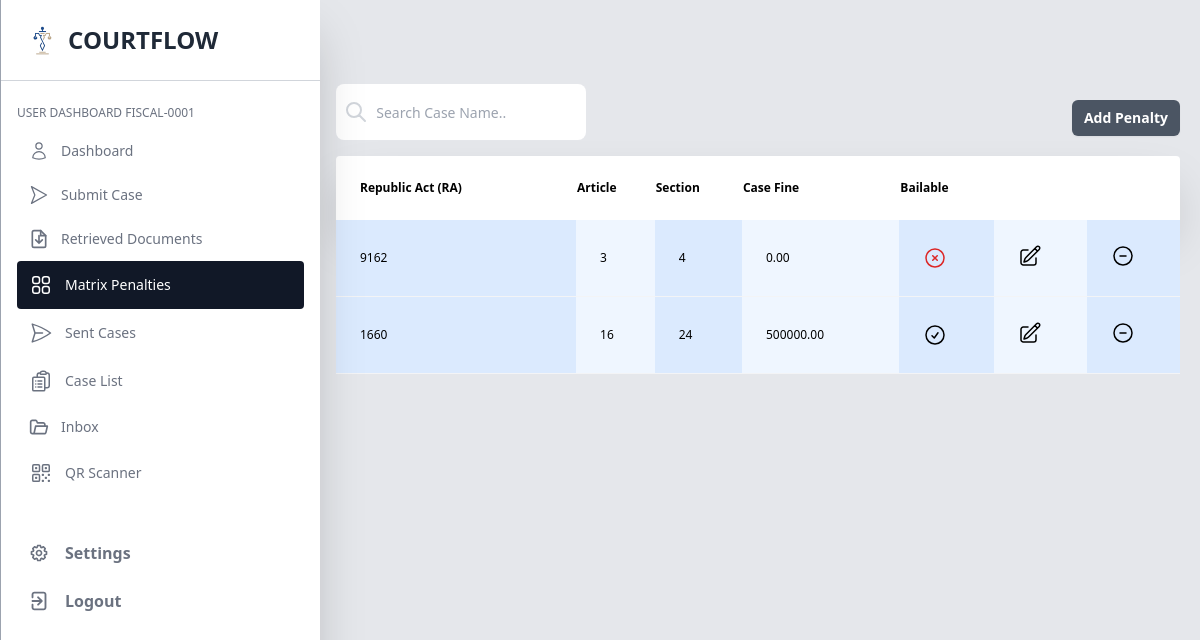
/src/pages/user/userMatrixPenalties.php (signed in), run on the app's committed database.
### tables this page shows
CREATE TABLE `penalties` (
  `id` int(10) NOT NULL,
  `EmployeeId` varchar(50) NOT NULL,
  `RepublicAct` varchar(200) NOT NULL,
  `Article` varchar(30) NOT NULL,
  `Section` varchar(30) NOT NULL,
  `CaseFine` decimal(10,2) NOT NULL,
  `Bailable` tinyint(1) NOT NULL
);

### src/pages/user/userMatrixPenalties.php (the view, shortened to what this page needs)
<?php
include('../../connection/config.php');
$loggedInEmployeeId = $_SESSION['employeeId'] ?? '';
$penaltiesSql = "SELECT * FROM penalties WHERE EmployeeId='$loggedInEmployeeId'";
$penaltiesResult = $conn->query($penaltiesSql);
$loggedInRole = $_SESSION['role'] ?? '';
$stmt = $conn->prepare("SELECT * FROM roles WHERE Role=?");
$stmt->bind_param("s", $loggedInRole);
$stmt->execute();
$result = $stmt->get_result();
$row = $result->fetch_assoc();
$SubmitCase = $row['SubmitCase'];
$RetrievedDocuments = $row['RetrievedDocuments'];
$MatrixPenalties = $row['MatrixPenalties'];
$SentCases = $row['SentCases'];
$Inbox = $row['Inbox'];
$CaseList = $row['CaseList'];
$QRScanner = $row['QRScanner'];
?>
<!DOCTYPE html>
<html lang="en">
<head>
    <link href="../../../dist/output.css" rel="stylesheet" />
    <script src="https://cdn.tailwindcss.com"></script>
</head>
<body class="bg-gray-200">
    <div class="hidden lg:block navbar-menu relative z-50">
        <nav class="fixed top-0 left-0 bottom-0 flex flex-col w-3/4 lg:w-80 sm:max-w-xs pt-6 pb-8 bg-white overflow-y-auto border-l border-gray-400 shadow-2xl">
            <div class="flex w-full items-center px-6 pb-6 mb-6 lg:border-b border-gray-300">
                <a class="text-xl text-white font-semibold" href="#">
                    <img class="h-8" src="../../images/CFLogo.png" alt="" width="auto">
                </a>
                <span class="text-2xl text-gray-800 ml-2 inline-block uppercase font-bold">CourtFlow</span>
            </div>
            <div class="px-4 pb-6">
                <?php if (!empty($loggedInRole)) : ?>
                    <h3 class="mb-2 text-xs uppercase text-gray-500 font-medium">User Dashboard <?php echo $loggedInEmployeeId; ?>
                    </h3>
                <?php endif; ?>
                <ul class="text-sm font-medium">
                    <li>
                        <a class="flex items-center pl-3 py-3 pr-2 text-gray-500 hover:bg-gray-700 hover:text-white transition duration-300 border-gray-500 rounded" href="userDashboard.php">
                            <span class="inline-block mr-3">
                            </span>
                            <span>Dashboard</span>
                        </a>
                    </li>
                    <li class="<?php echo ($SubmitCase === 0) ? 'hidden' : ''; ?>">
                        <a class="flex items-center pl-3 py-3 pr-2 text-gray-500 hover:bg-gray-700 hover:text-white transition duration-300 border-gray-500 rounded" href="userSubmitCase.php">
                            <span class="inline-block mr-3">
                                <svg class="w-5 h-5" xmlns="http://www.w3.org/2000/svg" fill="none" viewBox="0 0 24 24" stroke-width="1.5" stroke="currentColor">
                                    <path stroke-linecap="round" stroke-linejoin="round" d="M21 12L3 22l4-10-4-10 18 10z">
                                    </path>
                                </svg>
                            </span>
                            <span>Submit Case</span>
                        </a>
                    </li>
                    <li class="<?php echo ($RetrievedDocuments === 0) ? 'hidden' : ''; ?>">
                        <a class="flex items-center pl-3 py-3 pr-2 text-gray-500 hover:bg-gray-700 hover:text-white transition duration-300 border-gray-500 rounded" href="userRetrievedDocuments.php">
                            <span class="inline-block mr-3">
                                <svg class="w-5 h-5" xmlns="http://www.w3.org/2000/svg" viewBox="0 0 24 24" fill="none" stroke="currentColor" stroke-width="2" stroke-linecap="round" stroke-linejo="round">
                                        <path d="M14 2H6a2 2 0 00-2 2v16a2 2 0 002 2h12a2 2 0 002-2V8l-6-6z"></path>
                                        <path d="M14 2v6h6"></path>
                                        <path d="M16 13l-4 4-4-4m4-5v9"></path>
                                        </svg>
                            </span>
                            <span>Retrieved Documents</span>
                        </a>
                    </li>
                    <li class="<?php echo ($MatrixPenalties === 0) ? 'hidden' : ''; ?>">
                        <a class="flex items-center pl-3 py-3 pr-2 text-white bg-gray-900 rounded">
                            <span class="inline-block mr-3">
                            </span>
                            <span>Matrix Penalties</span>
                        </a>
                    </li>
                    <li class="<?php echo ($SentCases === 0) ? 'hidden' : ''; ?>">
                        <a class="flex items-center pl-3 py-3 pr-2 text-gray-500 hover:bg-gray-700 hover:text-white transition duration-300 border-gray-500 rounded" href="userSentCases.php">
                            <span class="inline-block mr-3">
                                <svg xmlns="http://www.w3.org/2000/svg" fill="none" viewBox="0 0 24 24" stroke-width="1.5" stroke="currentColor" class="w-6 h-6">
                                        <path stroke-linecap="round" stroke-linejoin="round" d="M6 12 3.269 3.125A59.769 59.769 0 0 1 21.485 12 59.768 59.768 0 0 1 3.27 20.875L5.999 12Zm0 0h7.5" />
                                    </svg>
                            </span>
                            <span>Sent Cases</span>
                        </a>
                    </li>
                    <li class="<?php echo ($CaseList === 0) ? 'hidden' : ''; ?>">
                        <a class="flex items-center pl-3 py-3 pr-2 text-gray-500 hover:bg-gray-700 hover:text-white transition duration-300 border-gray-500 rounded" href="userCaseList.php">
                            <span class="inline-block mr-3">
                            </span>
                            <span>Case List</span>
                        </a>
                    </li>
                    <li class="<?php echo ($Inbox === 0) ? 'hidden' : ''; ?>">
                        <a class="flex items-center pl-3 py-3 pr-2 text-gray-500 hover:bg-gray-700 hover:text-white transition duration-300 border-gray-500 rounded" href="userInbox.php">
                            <span class="inline-block mr-3">
                            </span>
                            <span>Inbox</span>
                        </a>
                    </li>
                    <li class="<?php echo ($QRScanner === 0) ? 'hidden' : ''; ?>">
                        <a class="flex items-center pl-3 py-3 pr-2 text-gray-500 hover:bg-gray-700 hover:text-white transition duration-300 border-gray-500 rounded" href="userQRScanner.php">
                            <span class="inline-block mr-3">
                            </span>
                            <span>QR Scanner</span>
                        </a>
                    </li>
                </ul>
                <div class="pt-8">
                    <a class="flex items-center pl-3 py-3 pr-2 text-gray-500 hover:bg-gray-700 hover:text-white transition duration-300 border-gray-500 rounded" href="#">
                        <span class="inline-block mr-4">
                        </span>
                        <span class="font-semibold">Settings</span>
                    </a>
                    <form action="../../controller/logout.php" method="post">
                        <a class="flex items-center pl-3 py-3 pr-2 text-gray-500 hover:bg-gray-700 hover:text-white transition duration-300 border-gray-500 rounded">
                            <span class="inline-block mr-4">
                            </span>
                            <button type="submit" name="logout" class="font-semibold">Logout</button>
                        </a>
                    </form>
                </div>
            </div>
    </div>
    <div class="py-20 ml-40 mr-5 pl-44">
        <div class="flex items-center justify-between">
            <div class="max-w-md h-12">
                <div class="flex items-center w-full py-4 rounded-lg focus-within:shadow-lg bg-white overflow-hidden">
                    <div class="grid place-items-center h-full w-12 text-gray-300">
                        <svg xmlns="http://www.w3.org/2000/svg" class="h-6 w-6" fill="none" viewBox="0 0 24 24" stroke="currentColor">
                            <path stroke-linecap="round" stroke-linejoin="round" stroke-width="2" d="M21 21l-6-6m2-5a7 7 0 11-14 0 7 7 0 0114 0z" />
                        </svg>
                    </div>
                    <input class="peer h-full w-full outline-none text-sm text-gray-700" type="text" id="search" placeholder="Search Case Name.." />
                </div>
            </div>
            <button type="button" id="addPenalty" class="mt-5 flex justify-center rounded-md bg-gray-600 px-3 py-1.5 text-sm font-semibold leading-6 text-white shadow-sm hover:bg-gray-800 focus-visible:outline focus-visible:outline-2 focus-visible:outline-offset-2 focus-visible:outline-indigo-600">
                Add Penalty
            </button>
        </div>
        <table class="mt-5 table-auto w-full bg-white rounded">
            <thead class="border-gray-500 shadow-2xl">
                <tr>
                    <th class="pl-6 py-6">
                        <p class="flex items-center text-xs">Republic Act (RA)</p>
                    </th>
                    <th>
                        <p class="flex items-center text-xs">Article</p>
                    </th>
                    <th>
                        <p class="flex items-center text-xs">Section</p>
                    </th>
                    <th>
                        <p class="flex items-center text-xs">Case Fine</p>
                    </th>
                    <th>
                        <p class="flex items-center text-xs">Bailable</p>
                    </th>
                </tr>
            </thead>
            <tbody>
                <?php
                foreach ($penaltiesResult as $penalties) :
                    $bailable = $penalties['Bailable'];
                ?>
                    <tr class="text-xs bg-blue-50 border-b border-gray-100 edit-trigger">
                        <td class="pl-6 py-6 bg-blue-100"><?= $penalties['RepublicAct']; ?></td>
                        <td class="pl-6 py-6 "><?= $penalties['Article']; ?></td>
                        <td class="pl-6 py-6 bg-blue-100"><?= $penalties['Section']; ?></td>
                        <td class="pl-6 py-6 "><?= $penalties['CaseFine']; ?></td>
                        <td class="pl-6 py-6 bg-blue-100">
                            <?php if ($bailable == 0) : ?>
                                <span class="text-red-600">
                                    <svg value="0" xmlns="http://www.w3.org/2000/svg" fill="none" viewBox="0 0 24 24" stroke-width="1.5" stroke="currentColor" class="w-6 h-6">
                                        <path stroke-linecap="round" stroke-linejoin="round" d="M9.75 9.75l4.5 4.5m0-4.5l-4.5 4.5M21 12a9 9 0 11-18 0 9 9 0 0118 0z" />
                                    </svg>
                                </span>
                            <?php else : ?>
                                <span class="bg-green-600">
                                    <svg xmlns="http://www.w3.org/2000/svg" fill="none" viewBox="0 0 24 24" stroke-width="1.5" stroke="currentColor" class="w-6 h-6">
                                        <path stroke-linecap="round" stroke-linejoin="round" d="M9 12.75L11.25 15 15 9.75M21 12a9 9 0 11-18 0 9 9 0 0118 0z" />
                                    </svg>
                                </span>
                            <?php endif; ?>
                        </td>
                        <td class="pl-6 py-6">
                            <button class="edit-button">
                            </button>
                        </td>
                        <td class="pl-6 py-6 bg-blue-100">
                            <button class="delete-button">
                                <svg xmlns="http://www.w3.org/2000/svg" fill="none" viewBox="0 0 24 24" stroke-width="1.5" stroke="currentColor" class="w-6 h-6">
                                    <path stroke-linecap="round" stroke-linejoin="round" d="M15 12H9m12 0a9 9 0 11-18 0 9 9 0 0118 0z" />
                                </svg>
                            </button>
                        </td>
                    </tr>
                <?php endforeach; ?>
            </tbody>
        </table>
    </div>
</body>
</html>

### data on the page
penalties: RepublicAct "9162", Article "3", Section "4", CaseFine "0.00", Bailable 0 (drawn)
penalties: RepublicAct "1660", Article "16", Section "24", CaseFine "500000.00", Bailable 1 (drawn)

### other printed values
$loggedInEmployeeId "FISCAL-0001"
